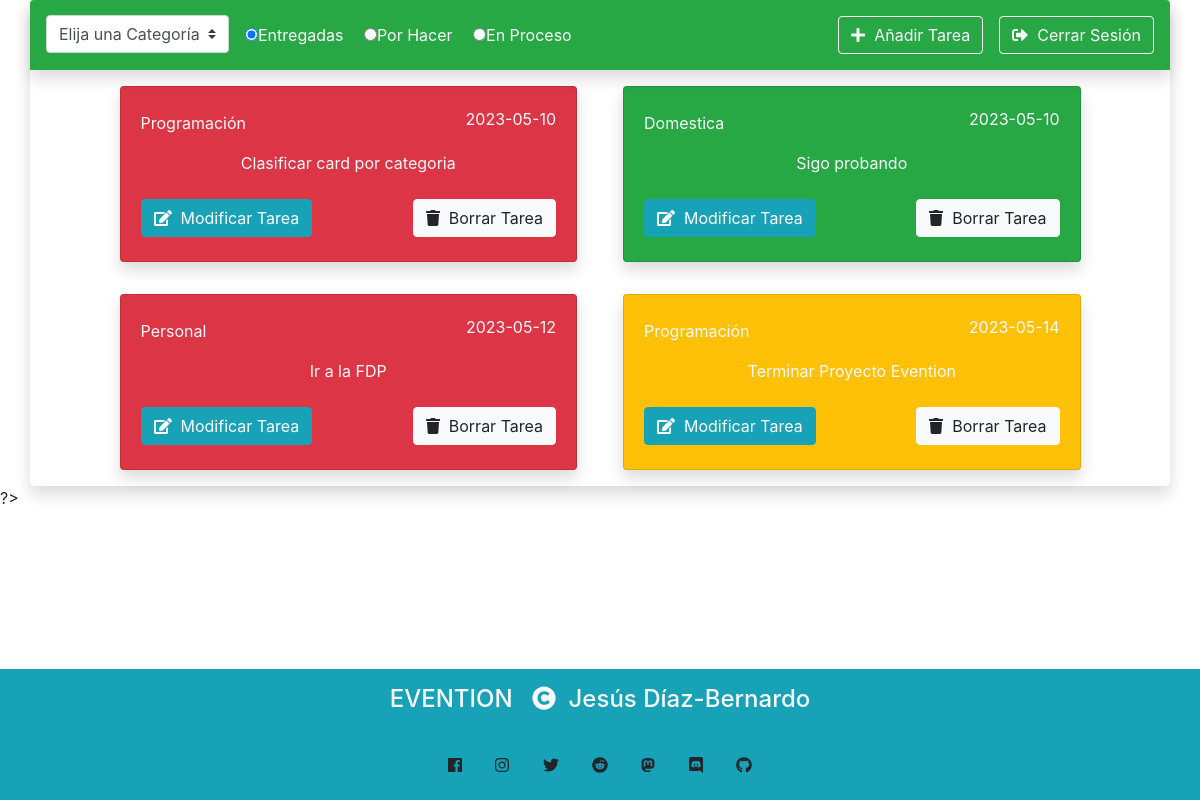
The app's page /paginaPrincipal.php (signed in) with its own data.
### tables this page shows
CREATE TABLE `tarea` (
  `id` int(11) NOT NULL,
  `descripcion` varchar(225) NOT NULL,
  `estado` char(2) NOT NULL,
  `fechaEntrega` date NOT NULL,
  `idUsuario` int(11) NOT NULL,
  `idCategoria` int(11) NOT NULL
);

CREATE TABLE `categoria` (
  `id` int(11) NOT NULL,
  `nombre` varchar(20) NOT NULL
);

### paginaPrincipal.php (the view, shortened to what this page needs)
<!doctype html>
<html lang="en">
<?php
  $dbname="evention";
  try{
      $mysqli = conectar($dbname);
      $idUser=$_SESSION['id'];
      if(isset($_GET['msg'])){
        if($_GET['msg']==2){
        $idCat=$_SESSION['idCat'];
        echo $idCat;
        $selectTareasById="Select id,descripcion,estado,fechaEntrega,idCategoria from tarea where idUsuario='".$idUser."' and idCategoria='".$idCat."' order by fechaEntrega;";
        }
        else
        $selectTareasById="Select id,descripcion,estado,fechaEntrega,idCategoria from tarea where idUsuario='".$idUser."' order by fechaEntrega;";
      }
      else{
        $selectTareasById="Select id,descripcion,estado,fechaEntrega,idCategoria from tarea where idUsuario='".$idUser."' order by fechaEntrega;";
      }
      $tareas=$mysqli->query($selectTareasById);
?>
<head>
  <link rel="stylesheet" href="https://stackpath.bootstrapcdn.com/bootstrap/4.3.1/css/bootstrap.min.css"
>
  <link rel="stylesheet" href="https://maxcdn.bootstrapcdn.com/font-awesome/4.7.0/css/font-awesome.min.css">
  <link rel="stylesheet" href="https://use.fontawesome.com/releases/v5.1.1/css/all.css">
  <link href="https://cdn.jsdelivr.net/npm/sweetalert2@11.7.5/dist/sweetalert2.min.css" rel="stylesheet">
</head>
<body>
  <div class="container rounded shadow p-0">
    <nav class="navbar shadow rounded-top sticky-top navbar-expand-lg navbar-light bg-success">
      <div class="collapse navbar-collapse" id="collapsibleNavId">
        <ul class="navbar-nav mr-auto mt-2 mt-lg-0">
          <li class="nav-item">
            <form method="post" id="formCategoria" action="">
              <select class="custom-select" id="selectCategorias">
                <option value="" selected>Elija una Categoría</option>
              </select>
            </form>
          </li>
          <li class="nav-item mt-2 text-light">
            <input class="ml-3" id="entregadas" value="E" checked name="realizacionTarea" type="radio"><label
              for="entregadas">Entregadas</label>
            <input class="ml-3" id="porHacer" value="ST" name="realizacionTarea" type="radio"><label for="porHacer">Por
              Hacer</label>
            <input class="ml-3" id="enProceso" value="P" name="realizacionTarea" type="radio"><label for="enProceso">En
              Proceso</label>
          </li>
        </ul>
        <form class="form-inline my-2 my-lg-0 ">
          <a href="javascript:operacion('anadir')" class="btn btn-outline-light my-2 "
             type="button"><i class="fa fa-plus" aria-hidden="true"></i>&nbsp;
            Añadir Tarea</a>
          <a href="deleteSession.php" class="btn btn-outline-light my-2 ml-3" type="button"><i class="fas fa-sign-out-alt"></i>&nbsp; Cerrar Sesión</a>
        </form>
      </div>
    </nav>
    <div class="row justify-content-center">
      <?php foreach($tareas as $tarea){
        $selectNombreCat="Select id,nombre from categoria where id='".$tarea['idCategoria']."';";
        $resulCat=$mysqli->query($selectNombreCat);
        $cat=$resulCat->fetch_assoc();
        ?>
        <div class="col-lg-5 col-md-12 my-3 d-flex mx-2">
          <div class="card shadow flex-fill" data-value="<?=$tarea['estado']?>">
            <div class="card-body">
              <div class="row justify-content-between text-light">
                <div class="col-auto">
                  <p class=" p-0 mt-1" id="categoria"><?=$cat['nombre']?></p>
                </div>
                <div class="col-auto">
                  <label id="fechaEntrega"><?=$tarea['fechaEntrega']?></label>
                </div>
              </div>
              <div class="row text-light">
                <div class="col">
                  <p id="descripcion" class="text-center"><?=$tarea['descripcion']?></p>
                </div>
              </div>
                <div class="row justify-content-between">
                  <div class="col-auto">
                    <a href="javascript:operacion('modificar','<?=$tarea['id']?>','<?=$cat['nombre']?>','<?=$tarea['fechaEntrega']?>','<?=$tarea['descripcion']?>','<?=$tarea['estado']?>')" class="btn btn-info mb-1 mt-2" type="button"><i
                        class="fa fa-edit" aria-hidden="true"></i>&nbsp; Modificar Tarea</a>
                  </div>
                  <div class="col-auto">
                    <a href="javascript:deleteTarea('<?=$tarea['id']?>','<?=$idUser?>')" class="btn btn-light mb-1 mt-2" type="button"><i class="fa fa-trash"
                        aria-hidden="true"></i>&nbsp; Borrar Tarea</a>
                  </div>
                </div>
            </div>
          </div>
        </div>
      <?php }?>
    </div>
    <footer class="fixed-bottom bg-info">
    <div class="row  py-3 mx-0">
      <div class="col">
        <h4 class="text-center text-light">EVENTION &nbsp; <i class="fas fa-copyright aria-hidden=" true"></i>&nbsp;
          Jesús Díaz-Bernardo</h3>
      </div>
    </div>
    <div class="row text-light text-center">
          <div class="col  p-2">
            <h3 class="text-center text-light">
              <a href="" class="btn"><i class="fab fa-facebook"></i></a>
              <a href="" class="btn"><i class="fab fa-instagram"></i></a>
              <a href="" class="btn"><i class="fab fa-twitter"></i></a>
              <a href="" class="btn"><i class="fab fa-reddit"></i></a>
              <a href="" class="btn"><i class="fab fa-mastodon" a></i></a>
              <a href="" class="btn"><i class="fab fa-discord"></i></a>
              <a href="" class="btn"><i class="fab fa-github"></i></a>
            </h3>
          </div>
        </div>
        </footer>
  </div>
  <?php
    }
    catch(exception $e){
            $e->getMessage();
        }
    ?>
  ?>
</body>
</html>

### records on screen
tarea: idCategoria.nombre "Programación", fechaEntrega "2023-05-10", descripcion "Clasificar card por categoria"
tarea: idCategoria.nombre "Domestica", fechaEntrega "2023-05-10", descripcion "Sigo probando"
tarea: idCategoria.nombre "Personal", fechaEntrega "2023-05-12", descripcion "Ir a la FDP"
tarea: idCategoria.nombre "Programación", fechaEntrega "2023-05-14", descripcion "Terminar Proyecto Evention"
